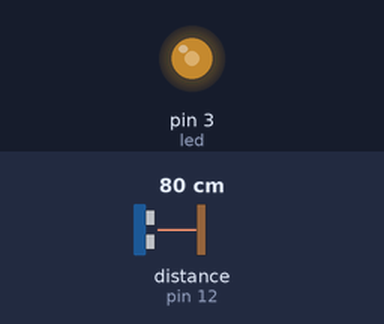
This sketch was run on a simulated Arduino Uno, built with avr-gcc and run on an emulated ATmega328P. Shown: output pins drawn as LEDs (lit = HIGH). Wiring (inferred from the names in the program): ultrasonic range finder: trigger pin 13; echo pin 12. The inputs (shaded band) are chosen by the test bench; at power-on: distance to the obstacle (sensor on pin 12) 80 cm. The echo pulse lasts 58.3 µs per cm; pins used as bus, display or sensor lines are not drawn.

Above: at 0.1 s.
At 2.8 s:
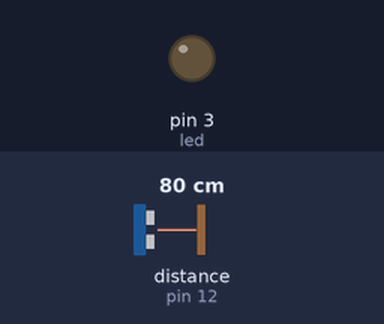
2.9 s: distance to the obstacle (sensor on pin 12) set to 9 cm
At 3.59 s:
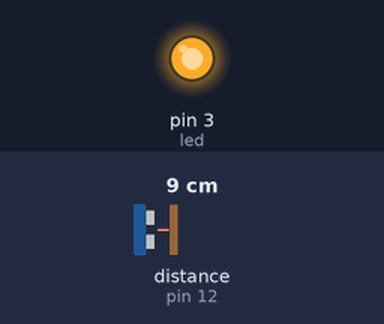
6.4 s: distance to the obstacle (sensor on pin 12) set to 2 cm
Timing chart, 0 to 15.9 s (numbered marks = the images above; inputs shaded):
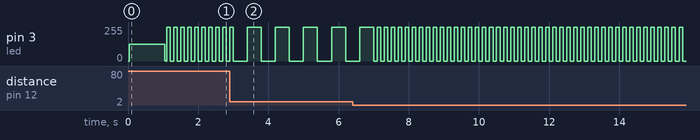

Measured:
- by itself, pin 3 (led): repeats every 0.20 s: 0/255 0.10 s, 255/255 0.10 s

The sketch:

SRF05_WARNING.ino
```cpp
const unsigned int TRIG_PIN = 13;   // chan trig cam bien sieu am
const unsigned int ECHO_PIN = 12;   // cham echo cam bien sieu am
#define TIME_OUT 5000               // cai thoi gian ngat khi cam bien ko hoat dong

#define led 3
int delay_time;         // khai bao bien luu gia tri delay
float getDistance() {             // hma lay gia tri tu cam bien
  long duration, distanceCm;
  // gui xung den chan trig
  digitalWrite(TRIG_PIN, LOW);
  delayMicroseconds(2);
  digitalWrite(TRIG_PIN, HIGH);
  delayMicroseconds(10);
  digitalWrite(TRIG_PIN, LOW);
  // ngat gui xung
  duration = pulseIn(ECHO_PIN, HIGH, TIME_OUT);   // doc gia tri phan hoi tu cam bien
  distanceCm = duration / 29.1 / 2; // 29.1 toc do cam bien phan hoi | /2 chia doi quang duong -> khoang cach

  return distanceCm;
}

void setup() {
  pinMode(TRIG_PIN, OUTPUT);
  pinMode(ECHO_PIN, INPUT);
  pinMode(led, OUTPUT);
}

void loop() {
  static bool tt = 0;
  static long t_prev = 0, t_prev1 = 0;
  if (millis() - t_prev1 >= 1000) {
    long value = getDistance();
    t_prev1 = millis();
    if (value > 40) {       // neu khoang cach lon hon 40 den ko sang
      tt = 1;
    } else if (value < 40 && value > 30) {    // khoang cach tu 30-40 den sang 1s tat 1s
      delay_time = 1000;
      tt = 0;
    } else if (value < 30 && value > 20) {  // khoang cach tu 20-30 den sang 0.8s tat 0.8s
      delay_time = 800;
      tt = 0;
    } else if (value < 20 && value > 10) {  // khoang cach tu 10-20 den sang 0.6s tat 0.6s
      delay_time = 600;
      tt = 0;
    } else if (value < 10 && value > 5) { // khoang cach tu 5-10 den sang 0.4s tat 0.4s
      delay_time = 400;
      tt = 0;
    } else if (value < 5) {     // // khoang cach < 5 sang 0.1s tat 0.1s
      delay_time = 100;
      tt = 0;
    }
  }
  if (tt == 0) {
    if (millis() - t_prev >= delay_time) {        // nhap nhay theo thoi gian "delay_time"
      digitalWrite(led, !digitalRead(led));       // toggle led
      t_prev = millis();
    }
  }
}
```
